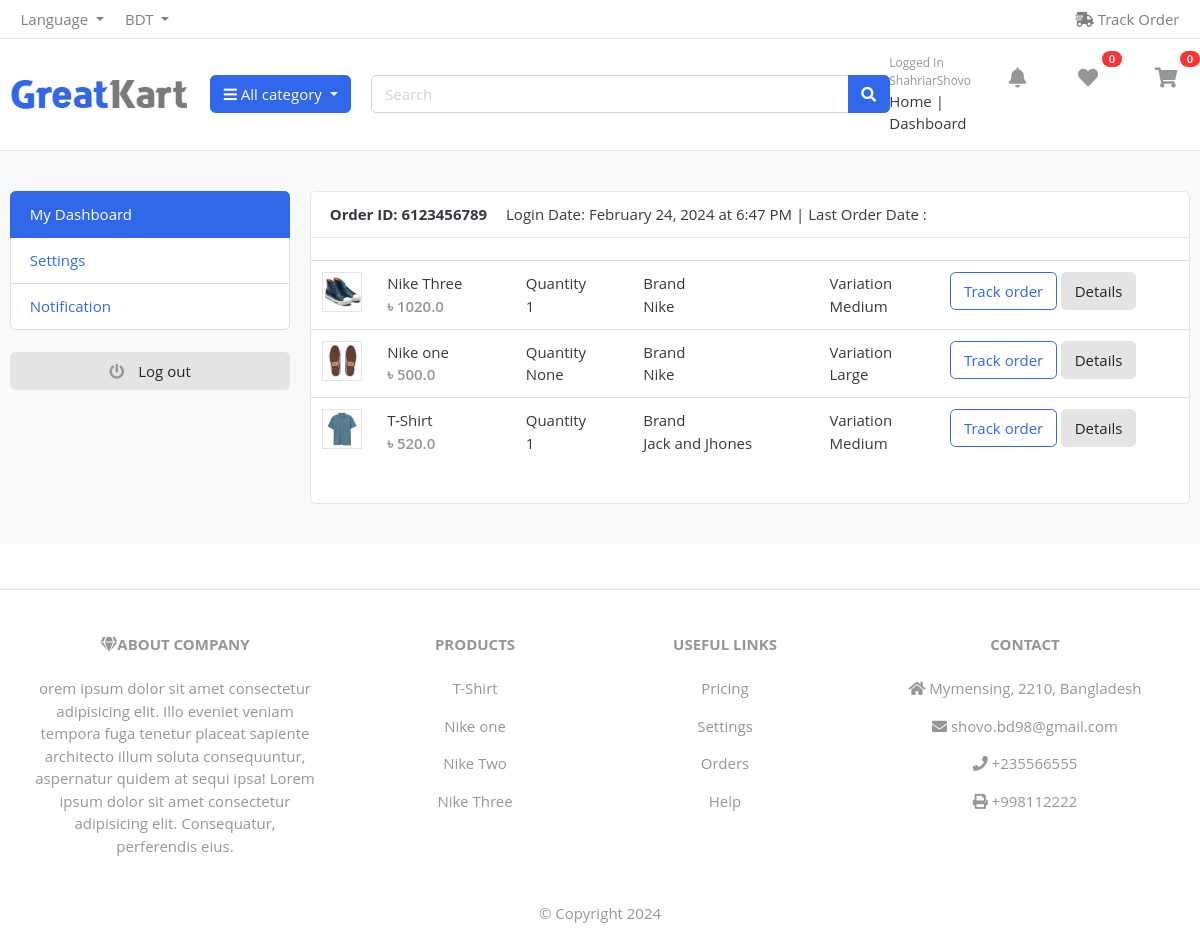
Before: /auth/total_orders/ (signed in) with the older database file.
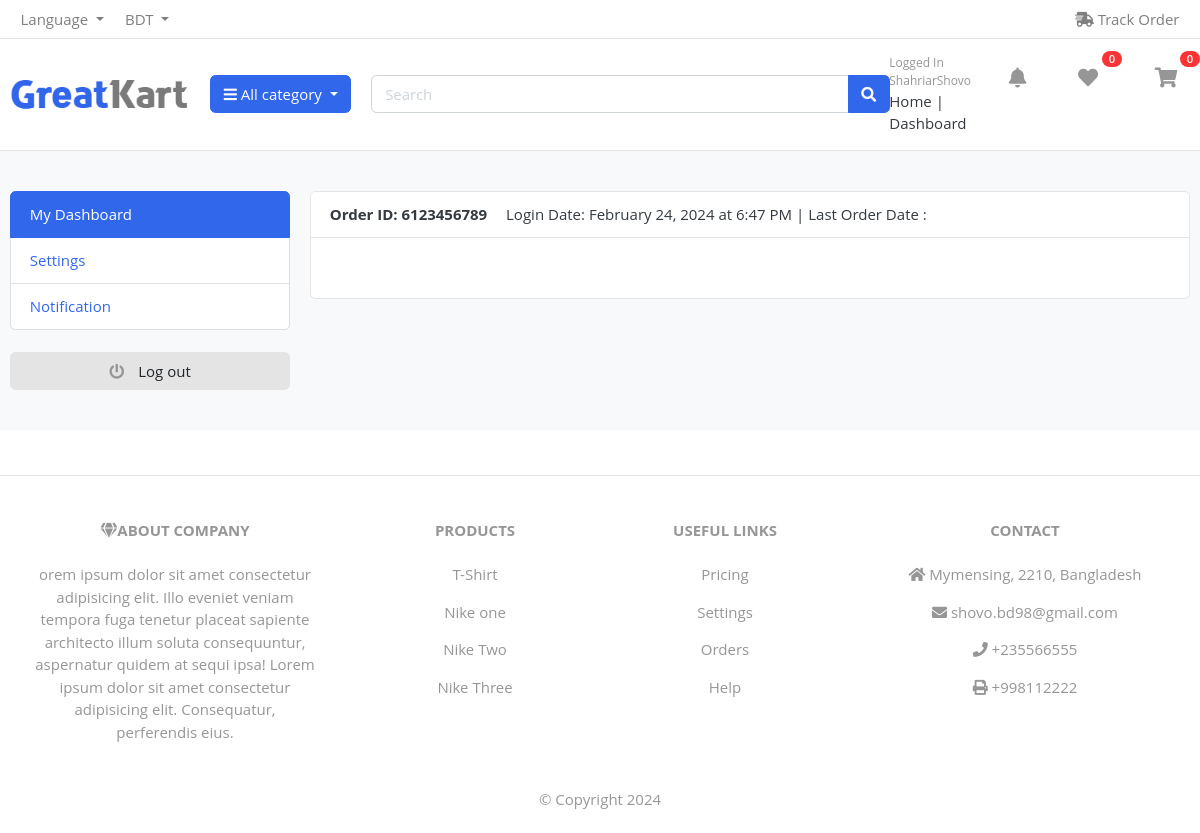
After: the same page with the newer database file.
### orders/models/product_ordered.py (models this page shows, shortened)
class Products_Ordered(models.Model):
    ordered = models.ForeignKey(Order,on_delete=models.CASCADE, null=True, blank=True, related_name='product_order')
    product_name = models.ForeignKey(Products, on_delete=models.SET_NULL, null=True, blank=True)
    product_Size_variant = models.ForeignKey(Product_Size_variant, on_delete=models.SET_NULL, blank=True, null=True)
    quantity = models.IntegerField(null=True,blank=True)
    each_product_price = models.FloatField(null=True,blank=True)

### products/models/products_model.py (models this page shows, shortened)
class Products(models.Model):
    in_stock=1
    out_of_stock=2
    free=1
    not_free=2
    available = ((in_stock,'In Stoke') , (out_of_stock,'Out of Stock'))
    shipping_fee= ((free,'Free') , (not_free,'Not Free'))
    product_name = models.CharField(max_length=50)
    product_image = models.ImageField(upload_to='products')
    product_price = models.FloatField()
    product_old_price = models.FloatField()
    product_discription = models.TextField()
    model = models.CharField(max_length=50, blank=True, null=True)
    product_brand = models.ForeignKey(Product_Brand, on_delete=models.CASCADE, related_name='product_prand')
    product_category = models.ForeignKey(Product_Categories, on_delete=models.CASCADE, related_name='category')
    product_delivery_country = models.ManyToManyField(Product_Delivery_Country,  null=True, blank=True)
    product_size = models.ManyToManyField(Product_Size_variant,  null=True, blank=True)
    product_color = models.ManyToManyField(Product_Color_Variant,  null=True, blank=True)
    available_choose = models.PositiveSmallIntegerField(choices=available,blank=True, null=True)
    shipping_fee = models.PositiveSmallIntegerField(choices=shipping_fee,blank=True, null=True)
    def __str__(self) -> str:
        return self.product_name

### product_categories/models/product_brand.py (models this page shows)
class Product_Brand(models.Model):
    brand_name = models.CharField(max_length=30)
    brand_created = models.DateTimeField(auto_now=True)
    brand_updated = models.DateTimeField(auto_now_add=True)
    def __str__(self) -> str:
        return self.brand_name

### products/models/product_variation/size_variant.py (models this page shows)
class Product_Size_variant(models.Model):
    size_name = models.CharField(max_length=50)
    price = models.FloatField()
    def __str__(self) -> str:
        return self.size_name

### user_auth/views/dashboard/dashboard_options/total_orders.py (the view)
# urls.py: path('total_orders/', total_orders , name='total_orders'),
def total_orders(request):
    user = request.user
    get_ordered= Products_Ordered.objects.filter(ordered__user=user,ordered__is_ordered=True)
    context={
        'get_all_ordered':get_ordered
    }
    return render(request,'dashboard_options/total_orders.html',context)

### cart/templatetags/cart_tag.py (called while the page is built)
@register.filter
def cart_total(user):
    cart_total_item = Cart_Item.objects.filter(cart__user=user, cart__is_paid=False)
    return cart_total_item.count()

@register.filter
def wish_list_total(user):
    wishlist_total_item = Wish_List.objects.filter(user=user, is_added=True)
    return wishlist_total_item.count()

### product_categories/views/brand_context_processor.py (called while the page is built)
def brands(request):
    brand_name = Product_Brand.objects.all()
    return {'brand_name': brand_name}

### product_categories/views/category_context_processors.py (called while the page is built)
def categories(request):
    category_name = Product_Categories.objects.all()
    return {'category_name' : category_name}

### system_setting/models/contact.py (called while the page is built)
    def __str__(self) -> str:
        return self.country_name

### system_setting/views/contact_and_details.py (called while the page is built)
def contact_and_details(request):
    get_contact = Contact.objects.first()
    get_product = Products.objects.all()[:4]
    print(get_contact)
    return {'get_contact': get_contact, 'get_product':get_product,}

### templates/dashboard_options/total_orders.html
{% extends 'base/base.html' %}
{% load static %}
{% block headers %}
{% include 'include/main_include_file.html' %}
{% endblock headers %}
{% block body %}
<section class="section-conten padding-y bg">
    <div class="container">
        <div class="row">
        {% include "dashboard/user_options.html" %}
        <main class="col-md-9">
            <article class="card">
            <header class="card-header">
                <strong class="d-inline-block mr-3">Order ID: 6123456789</strong>
                <span>Login Date: {{ user.last_login|date:"F j, Y" }} at {{ user.last_login|time:"g:i A" }}</span> |
                <span>Last Order Date : {{get_order.created}} </span>
            </header>
            <table class="table table-hover">
                {% for all_ordered in get_all_ordered %}
                <tr>
                    <td width="65">
                        <img src="{{all_ordered.product_name.product_image.url}}" class="img-xs border">
                    </td>
                    <td>
                        <p class="title mb-0">{{all_ordered.product_name}}</p>
                        <var class="price text-muted">&#2547; {{all_ordered.each_product_price}}</var>
                    </td>
                    <td> Quantity <br> {{all_ordered.quantity}} </td>
                    <td>Brand <br> {{all_ordered.product_name.product_brand}}  </td>
                    <td>Variation<br> {{all_ordered.product_Size_variant}} </td>
                    <td width="250"> <a href="#" class="btn btn-outline-primary">Track order</a> <a href="#" class="btn btn-light"> Details </a> </td>
                </tr>
                {% endfor %}
            </table>
            </article>
        </main>
    </div>
    </div>
    </section>
{% include "include/footer.html" %}
{% endblock body %}

### templates/include/footer.html
<footer class="text-center text-lg-start bg-body-tertiary text-muted">
	<section class="d-flex justify-content-center justify-content-lg-between p-4 border-bottom">
	</section>
	<section class="">
	  <div class="container text-center text-md-start mt-5">
		<div class="row mt-3">
		  <div class="col-md-3 col-lg-4 col-xl-3 mx-auto mb-4">
			<h6 class="text-uppercase fw-bold mb-4">
			  <i class="fas fa-gem me-3"></i>About Company
			</h6>
			<p>
			 {{get_contact.company_about}}
			</p>
		  </div>
		  <div class="col-md-2 col-lg-2 col-xl-2 mx-auto mb-4">
			<h6 class="text-uppercase fw-bold mb-4">
			  Products
			</h6>
			{% for products in get_product %}
			<p>
			  <a href="#!" class="text-reset">{{products}}</a>
			</p>
			{% endfor %}
		  </div>
		  <div class="col-md-3 col-lg-2 col-xl-2 mx-auto mb-4">
			<h6 class="text-uppercase fw-bold mb-4">
			  Useful links
			</h6>
			<p>
			  <a href="#!" class="text-reset">Pricing</a>
			</p>
			<p>
			  <a href="#!" class="text-reset">Settings</a>
			</p>
			<p>
			  <a href="#!" class="text-reset">Orders</a>
			</p>
			<p>
			  <a href="#!" class="text-reset">Help</a>
			</p>
		  </div>
		  <div class="col-md-4 col-lg-3 col-xl-3 mx-auto mb-md-0 mb-4">
			<h6 class="text-uppercase fw-bold mb-4">Contact</h6>
			<p><i class="fas fa-home me-3"></i> {{get_contact.city_name}}, {{get_contact.city_post_code}}, {{get_contact.country_name}}</p>
			<p>
			  <i class="fas fa-envelope me-3"></i>
			  {{get_contact.email}}
			</p>
			<p><i class="fas fa-phone me-3"></i> {{get_contact.phone}}</p>
			<p><i class="fas fa-print me-3"></i> {{get_contact.telephone}}</p>
		  </div>
		</div>
	  </div>
	</section>
	<div class="text-center p-4" style="">
	  ©  Copyright {% now 'Y' %}
	</div>
  </footer>

Changed rows visible on the page:
removed Products_Ordered: product_name.product_image (picture), product_name "Nike Three", each_product_price "1020.0", quantity "1", product_name.product_brand "Nike", product_Size_variant "Medium"
removed Products_Ordered: product_name.product_image (picture), product_name "Nike one", each_product_price "500.0", quantity "None", product_name.product_brand "Nike", product_Size_variant "Large"
removed Products_Ordered: product_name.product_image (picture), product_name "T-Shirt", each_product_price "520.0", quantity "1", product_name.product_brand "Jack and Jhones", product_Size_variant "Medium"
